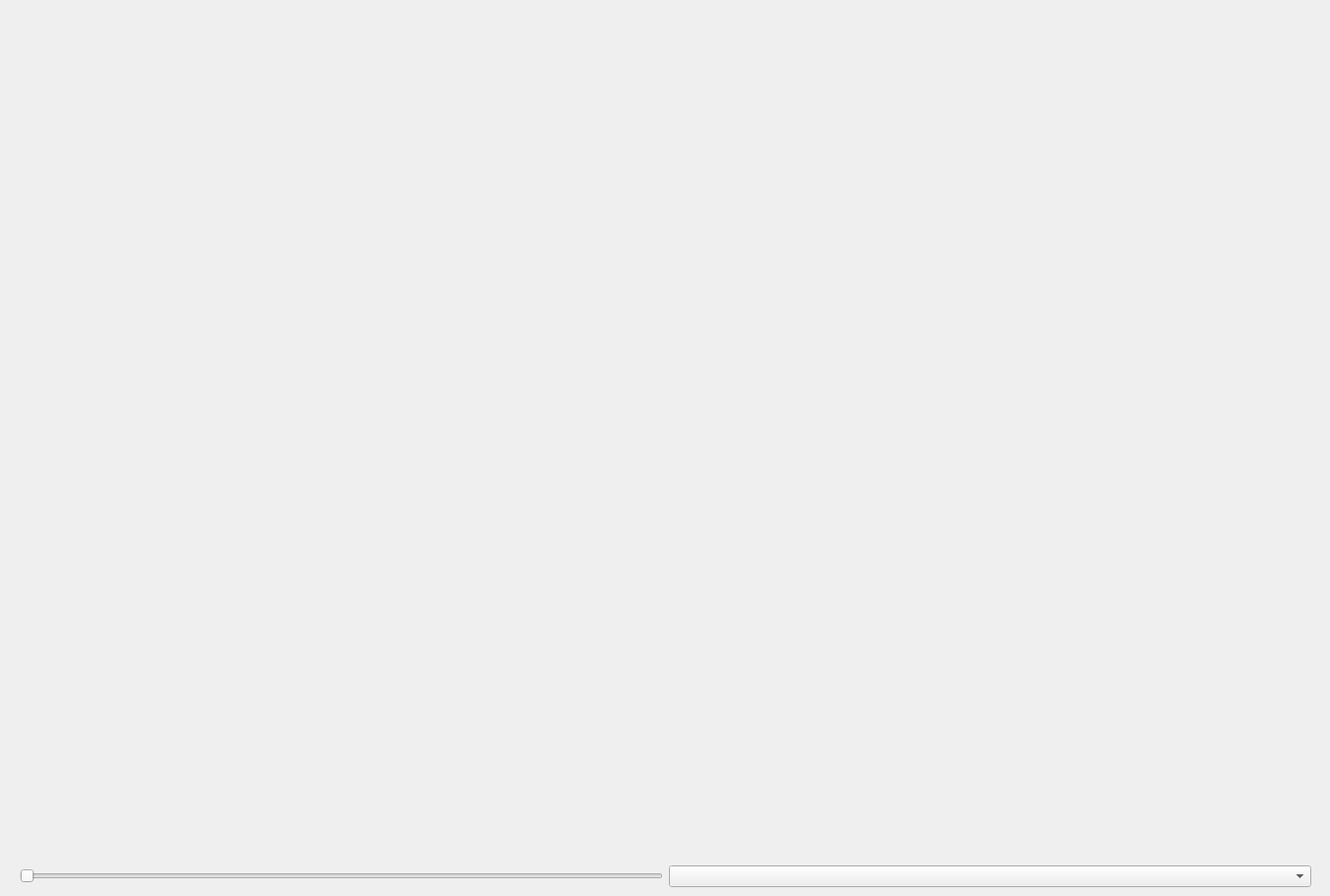
<?xml version="1.0" encoding="UTF-8"?>
<ui version="4.0">
 <class>Form</class>
 <widget class="QWidget" name="Form">
  <property name="geometry">
   <rect>
    <x>0</x>
    <y>0</y>
    <width>1348</width>
    <height>908</height>
   </rect>
  </property>
  <property name="windowTitle">
   <string>Form</string>
  </property>
  <widget class="QWidget" name="layoutWidget">
   <property name="geometry">
    <rect>
     <x>20</x>
     <y>20</y>
     <width>1309</width>
     <height>879</height>
    </rect>
   </property>
   <layout class="QGridLayout" name="gridLayout">
    <item row="3" column="0">
     <widget class="QSlider" name="horizontalSlider">
      <property name="maximum">
       <number>0</number>
      </property>
      <property name="orientation">
       <enum>Qt::Horizontal</enum>
      </property>
     </widget>
    </item>
    <item row="3" column="2">
     <widget class="QComboBox" name="comboBox">
      <property name="sizePolicy">
       <sizepolicy hsizetype="Expanding" vsizetype="Fixed">
        <horstretch>0</horstretch>
        <verstretch>0</verstretch>
       </sizepolicy>
      </property>
     </widget>
    </item>
    <item row="0" column="0">
     <widget class="MplWidget" name="MplWidget_tdoa" native="true">
      <property name="sizePolicy">
       <sizepolicy hsizetype="Preferred" vsizetype="Expanding">
        <horstretch>0</horstretch>
        <verstretch>0</verstretch>
       </sizepolicy>
      </property>
     </widget>
    </item>
    <item row="0" column="2">
     <widget class="MplWidget" name="MplWidget_cir" native="true">
      <property name="enabled">
       <bool>true</bool>
      </property>
      <property name="sizePolicy">
       <sizepolicy hsizetype="Preferred" vsizetype="Expanding">
        <horstretch>0</horstretch>
        <verstretch>0</verstretch>
       </sizepolicy>
      </property>
      <property name="minimumSize">
       <size>
        <width>0</width>
        <height>0</height>
       </size>
      </property>
     </widget>
    </item>
   </layout>
  </widget>
 </widget>
 <customwidgets>
  <customwidget>
   <class>MplWidget</class>
   <extends>QWidget</extends>
   <header>mplwidget.h</header>
   <container>1</container>
  </customwidget>
 </customwidgets>
 <resources/>
 <connections/>
</ui>
